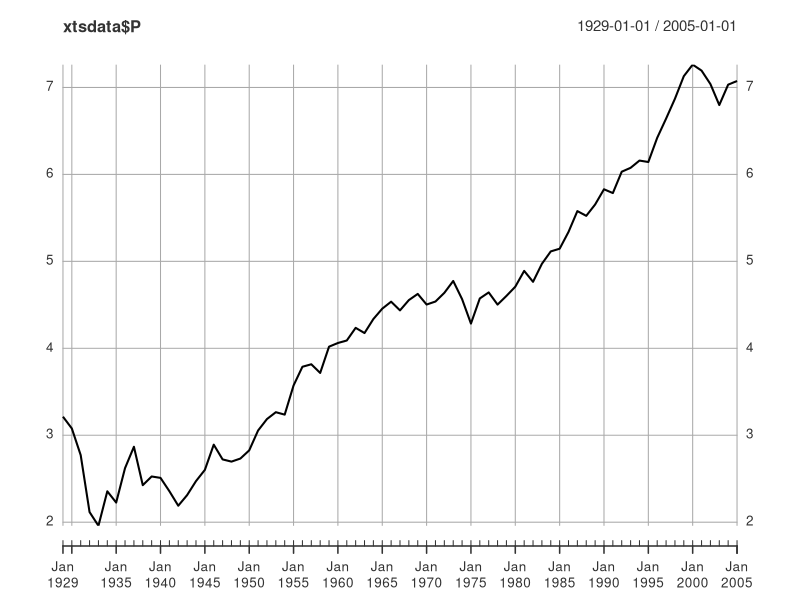
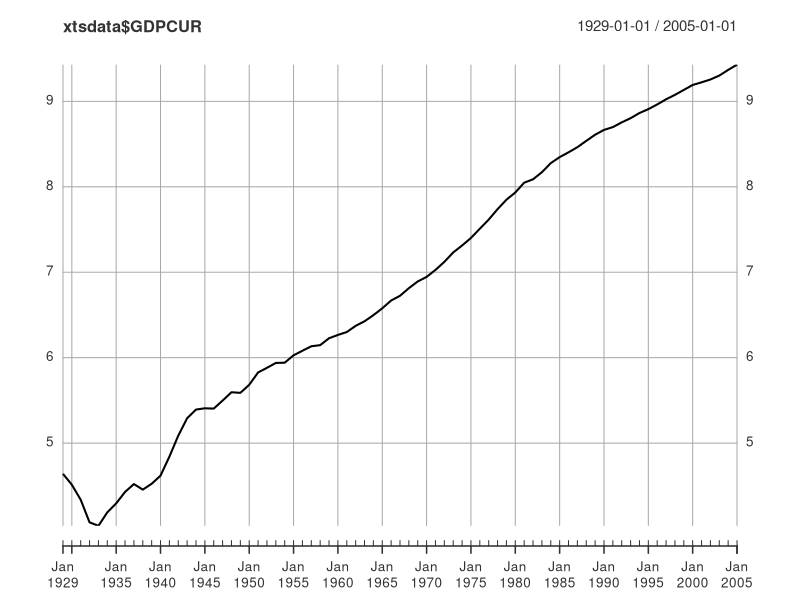
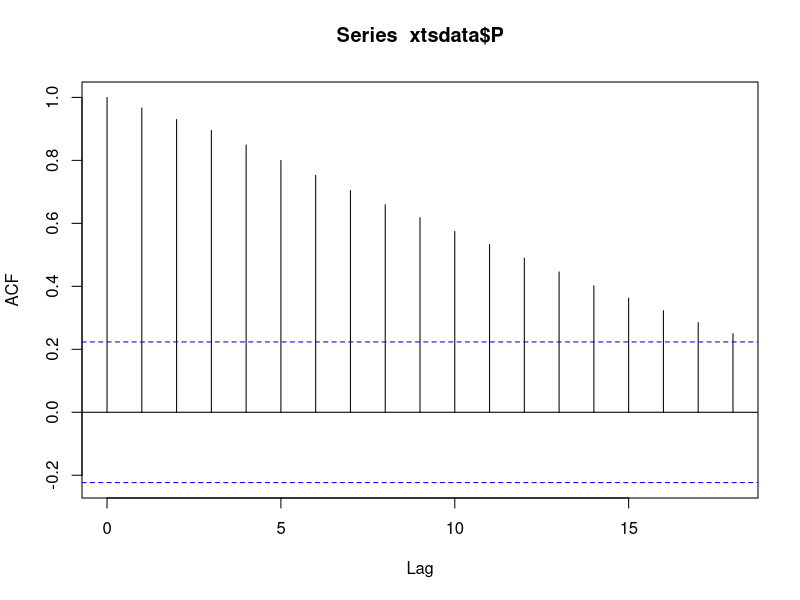
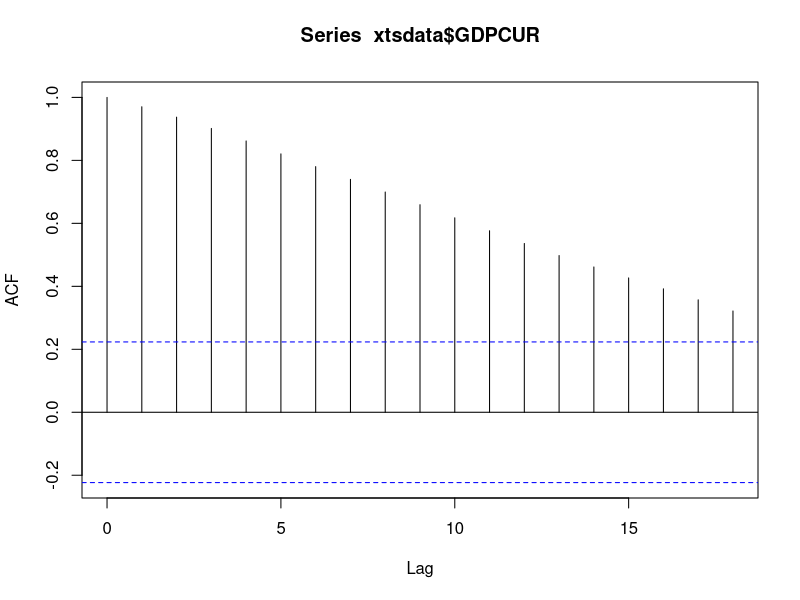
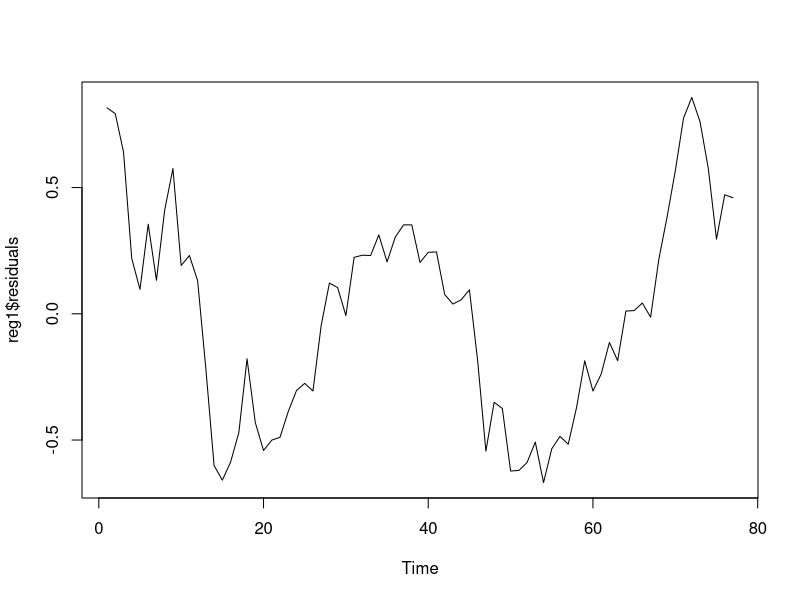
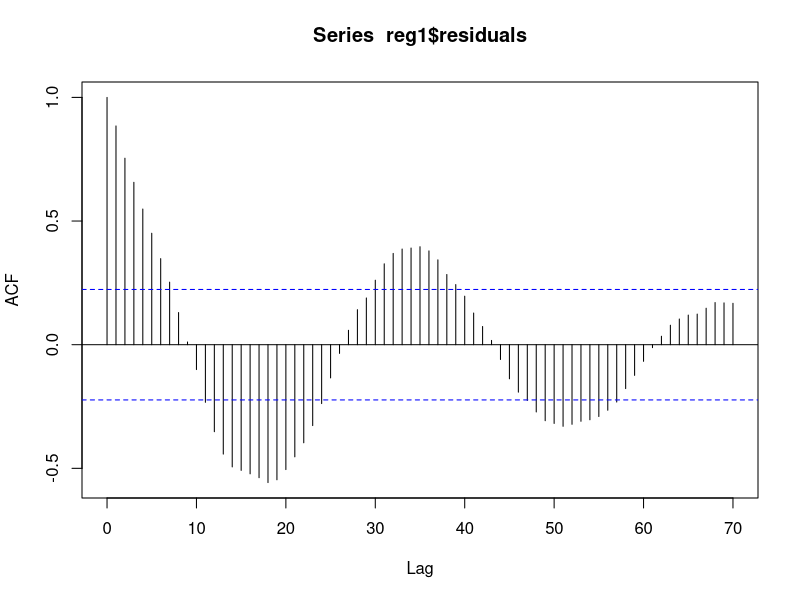
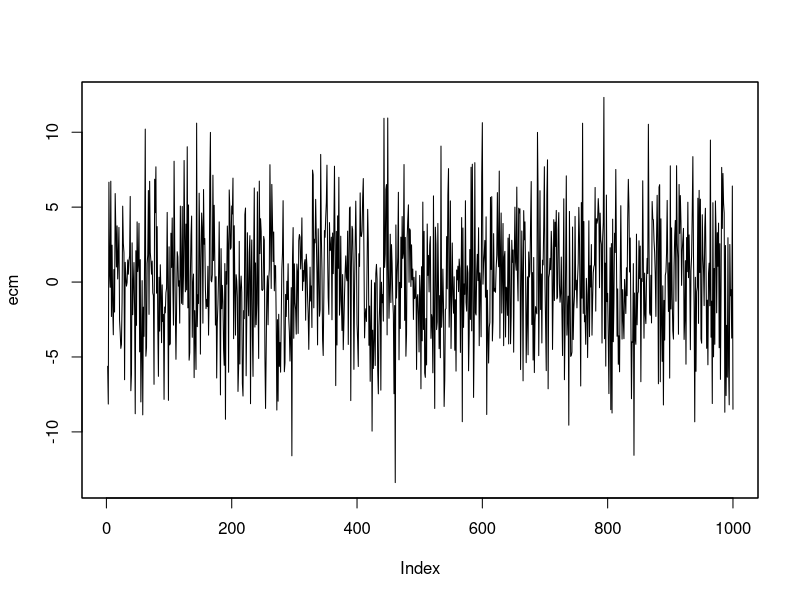
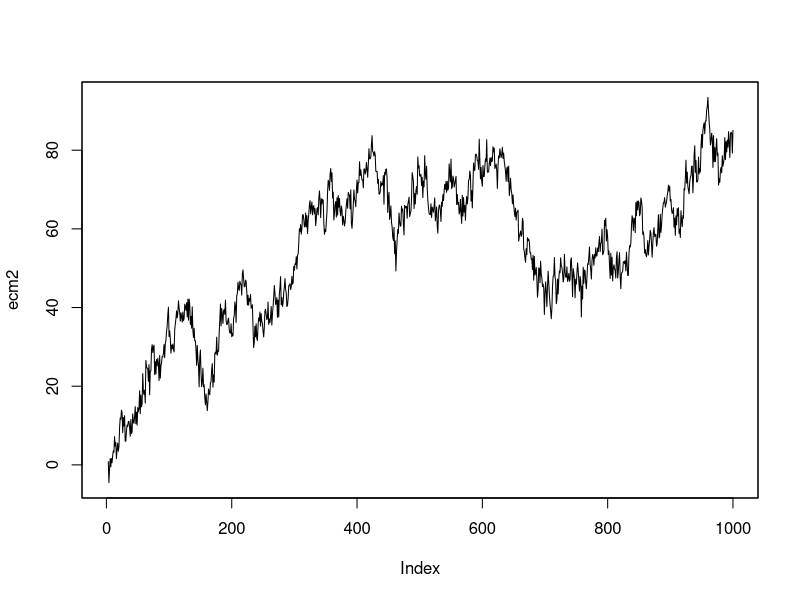

The R script that drew these images, in order:


# Example co integreation
# Does macroeconomical variables affect the stock return?

# Test for cointegration.
# 

# 
library(tidyverse)
library(lubridate)
library(xts)

rangvid_dat <- readxl::read_excel("data/rangvid_data.xls")

head(rangvid_dat)

# Transform data
rangvid_dat_1 <- rangvid_dat |> 
  mutate( date = ymd( paste0(ENTRY, "-01-01"))
          )

# Transform to xts 
xtsdata <- xts( rangvid_dat_1[ , -c(1,9)], order.by = rangvid_dat_1$date)


# Price
plot(xtsdata$P) # Non stationary
plot(xtsdata$GDPCUR) # Also non stationary

acf(xtsdata$P) # ACF shows non stationary
acf(xtsdata$GDPCUR) # ACF shows non stationary for both

# Confirm this by the ADF
urca::summary( urca::ur.df( xtsdata$P, selectlags = c("BIC")) ) # Cant reject NULL of unit root
urca::summary( urca::ur.df( xtsdata$GDPCUR, selectlags = c("BIC")) ) # Cant reject NULL of unit root

# Rgression P and GDP - Check non-stationary of residuals
reg1 <- lm( P ~ GDPCUR, data = xtsdata)

summary(reg1) # Significant

plot.ts(reg1$residuals) # Pathern

acf(reg1$residuals, plot = F) 
acf(reg1$residuals, 70) # Slow oscillatory decaying 
# The autocorraltion does not go to 0 (insignificant)

urca::summary( urca::ur.df( reg1$residuals, selectlags = c("BIC")) ) # Cant reject NULL of unit root
# The null of non-stationary can not be rejected.

urca::summary( urca::ur.df( reg1$residuals, selectlags = c("AIC")) ) # 
# Higher value than 5 pct -- the null can be rejcted


eg.test <- tseries::po.test(xtsdata[,c("P", "GDPCUR")]) # H0: not co-integrated
eg.test
# H0: not co-integrated
# eg.test # Since the p is larger than 0.05 we cannot reject the null that the series are not co-integrated. This is what we found in the manual test as well



# More of co integration -------------------------------------------------

# 4. steps procedure
# 1. Pre-test the variables for their order of integration
# 2. Estimate the LR equilibrium relation: y = B + B1Z + e
  # if co integrated: OLS -> ok
  # Test for non-stationari

# The ECM (error correction model)
# Why ECM.
# 
set.seed(1)
n <- 1000
mu <- cumsum(0.1+rnorm(n, 0, 2)) #random walk with drift

z<- ts(mu+rnorm(1000,0,1))  
y<- ts(mu*3+rnorm(1000,0,2.5))

# Test 
tseries::po.test( data.frame(y,z))
# null of non co-integration can be rejected.
# we have a co integreatied relation

ts_df <- zoo( data.frame(y,z) )

ts_df$dz <- diff( ts_df$z, na.pad = T)
ts_df$dy <- diff( ts_df$y, na.pad = T)


ts_df$dz_1 <- stats::lag( ts_df$dz, -1, na.pad = T)
ts_df$dy_1 <- stats::lag( ts_df$dy, -1, na.pad = T)

ts_df$z_1 <- stats::lag( ts_df$z, -1, na.pad = T)
ts_df$y_1 <- stats::lag( ts_df$y, -1, na.pad = T)

# Understand the long run relationship
reg <- lm( data = ts_df, y ~ 0 + z)
coef( reg )  ## Since we simulated the data, we know that 3 is the true value

# residuals
ecm <- ts_df$y_1 - reg$coefficients[1]*ts_df$z_1 # Residuals
plot(ecm)
mean(ecm, na.rm = T)

ts_df$ecm <- ecm

## Keep only observation
ts_df_1 <- na.omit(ts_df) |> head()

# 
reg_ecm <- lm(data = ts_df_1, dy ~ ecm + dy_1 + dz_1)

summary(reg_ecm)

# The opposite direction to understand wheter both variables contribute to retoring equili

reg2 <- lm( data = ts_df, z ~ y + 0)
reg2$coefficients[1] # (1/3)

ecm2 <- ts_df$z_1 - reg2$coefficients[1]*ts_df$dy_1

plot(ecm2)
mean(ecm2, na.rm = T)

model_ecm <- lm( data= na.omit(ts_df_1), dz ~ ecm + dy_1 + dz_1 )

summary(model_ecm)

































